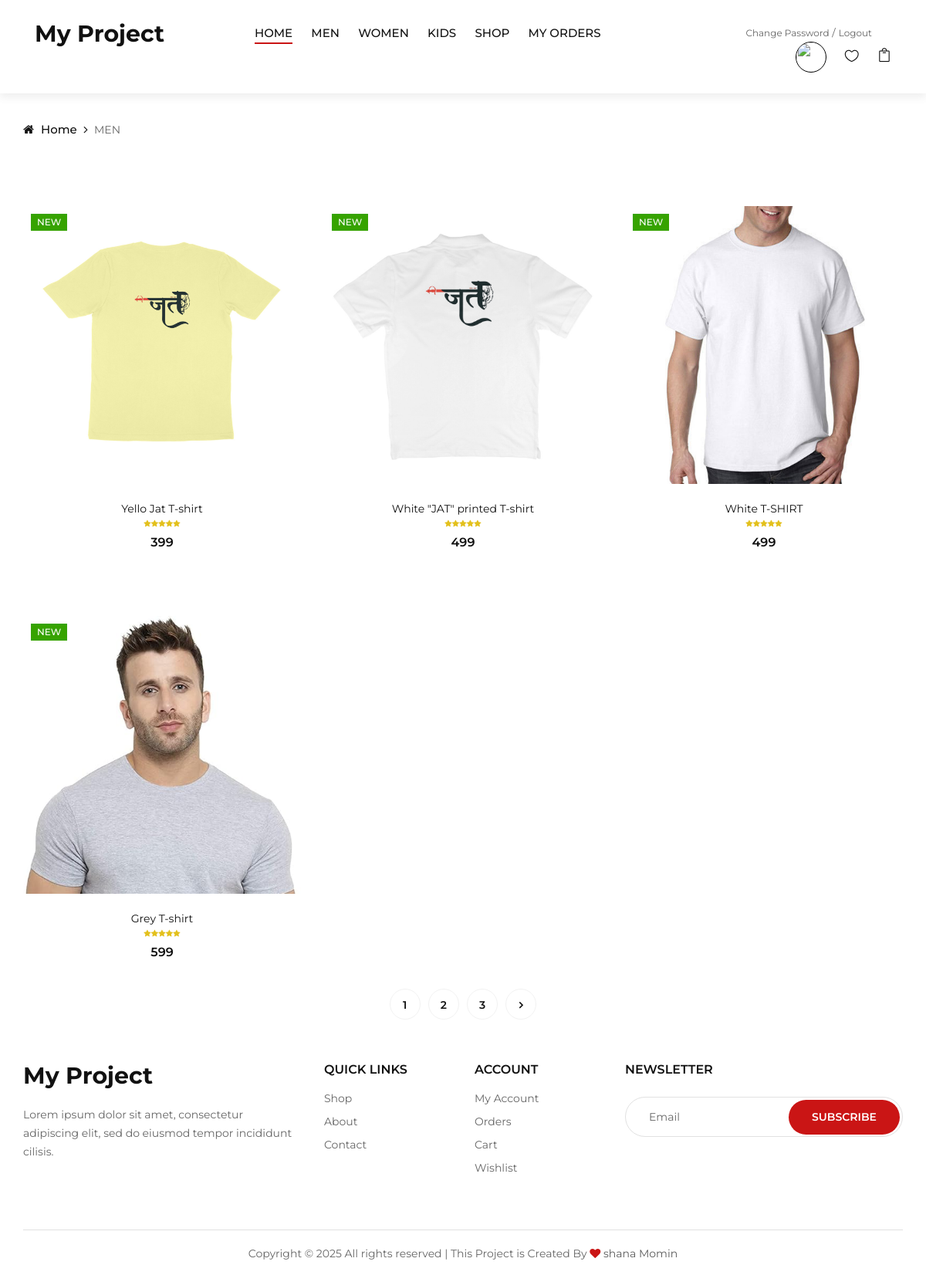
The app's page /category/men/ (signed in) with its own data.
### myapp/models.py (models this page shows, shortened)
class Category(models.Model):
    name = models.CharField(max_length=255)
    def __str__(self):
        return self.name

class Product(models.Model):
    seller = models.ForeignKey(User, on_delete=models.CASCADE)
    product_name = models.CharField(max_length=100)
    product_category = models.ForeignKey(Category, on_delete=models.CASCADE)
    product_price = models.PositiveIntegerField()
    highlight_price = models.PositiveIntegerField(default="", blank=True, null=True)
    product_desc = models.TextField()
    product_image = models.ImageField(upload_to="product_image/", default="")
    slug = models.SlugField(unique=True, blank=True)
    is_featured = models.BooleanField(default=False)

### myapp/views.py (the view)
# urls.py: path('category/<str:cate>/',views.category_products,name='category-products'),
def category_products(request,cate):
	cat = Category.objects.all()
	if cate == 'all':
		products = Product.objects.all().order_by('-id')
		return render(request,'category-products.html', {'category':cate,'products': products})
	category = get_object_or_404(Category, name=cate)
	products = Product.objects.filter(product_category=category).order_by('-id')
	return render(request,'category-products.html',{'cat':cat,'category': category,'products':products})

### myapp/context_processors.py (called while the page is built)
def common_data(request):
    categories = Category.objects.all()  # Example: Fetch all categories
    return {
        'categories': categories,  # This will be available in all templates
    }

### myapp/templates/category-products.html (shortened to what this page needs)
{% extends 'header.html' %}
{% block content %}
{% load static %}
    <div class="breadcrumb-option">
        <div class="container">
            <div class="row">
                <div class="col-lg-12">
                    <div class="breadcrumb__links">
                        <a href="/"><i class="fa fa-home"></i> Home</a>
                        <span>
                            <p>
                                {{ category|upper }}
                            </p>
                        </span>
                    </div>
                </div>
            </div>
        </div>
    </div>
    <section class="">
        <div class="container">
            <div class="row">
                <div class="col-lg-12 col-md-12">
                    <div class="row mt-4">
                        {% if not products %}
                        <h5>No Product in {{ products.product_category}}</h5>
                        {% else %}
                          {% for i in products %}
                        <div class="col-lg-4 col-md-6">
                            <div class="product__item mt-5">
                                <div class="product__item__pic set-bg" style="background-image: url('{{ i.product_image.url }}');">
                                    <div class="label new">New</div>
                                    <ul class="product__hover">
                                    </ul>
                                </div>
                                <div class="product__item__text">
                                    <h6><a href="#">{{i.product_name}}</a></h6>
                                    <div class="rating">
                                        <i class="fa fa-star"></i>
                                        <i class="fa fa-star"></i>
                                        <i class="fa fa-star"></i>
                                        <i class="fa fa-star"></i>
                                        <i class="fa fa-star"></i>
                                    </div>
                                    <div class="product__price">{{i.product_price}}</div>
                                </div>
                            </div>
                        </div>
                        {% endfor %}
                        {% endif %}
                        <div class="col-lg-12 text-center">
                            <div class="pagination__option">
                                <a href="#">1</a>
                                <a href="#">2</a>
                                <a href="#">3</a>
                                <a href="#"><i class="fa fa-angle-right"></i></a>
                            </div>
                        </div>
                    </div>
                </div>
            </div>
        </div>
    </section>
{% endblock %}

### myapp/templates/header.html (shortened to what this page needs)
{% load static %}
<!DOCTYPE html>
<html lang="zxx">
<head>
    <link rel="stylesheet" href="{% static 'css/bootstrap.min.css' %}" type="text/css">
    <link rel="stylesheet" href="{% static 'css/font-awesome.min.css' %}" type="text/css">
    <link rel="stylesheet" href="{% static 'css/elegant-icons.css' %}" type="text/css">
    <link rel="stylesheet" href="{% static 'css/jquery-ui.min.css' %}" type="text/css">
    <link rel="stylesheet" href="{% static 'css/magnific-popup.css' %}" type="text/css">
    <link rel="stylesheet" href="{% static 'css/owl.carousel.min.css' %}" type="text/css">
    <link rel="stylesheet" href="{% static 'css/slicknav.min.css' %}" type="text/css">
    <link rel="stylesheet" href="{% static 'css/style.css' %}" type="text/css">
    <link rel="stylesheet" href="{% static 'css/custom.css' %}" type="text/css">
</head>
<body>
    <header class="header">
        <div class="container-fluid">
            <div class="row">
                <div class="col-xl-3 col-lg-2">
                    <div class="header__logo">
                        <a href="/"> <h3> <b>My Project</b> </h3> </a>
                    </div>
                </div>
                <div class="col-xl-6 col-lg-7">
                    <nav class="header__menu">
                        <ul>
                            <li class="active"><a href="/">Home</a></li>
                            {% if categories %}
                            {% for c in categories %}
                                <li><a href="{% url 'category-products' c.name %}">{{ c.name|upper }}</a></li>
                            {% endfor %}
                            {% else %}
                                <li>No categories available</li>
                            {% endif %}
                            <li><a href="{% url 'category-products' cate='all' %}">Shop</a></li>
                            <li><a href="{% url 'order-list' %}">My Orders</a></li>
                        </ul>
                    </nav>
                </div>
                <div class="col-lg-3">
                    <div class="header__right">
                        <div class="header__right__auth">
                            {% if request.session.email %}
                            <a href="{% url 'change-password' %}">Change Password</a>
                            <a href="{% url 'logout' %}">Logout</a>
                            {% else %}
                            <a href="{% url 'login' %}">Login</a>
                            <a href="{% url 'register' %}">Register</a>
                            {% endif %}
                        </div>
                        <ul class="header__right__widget">
                            {% if request.session.email %}
                            <li> <a href="{% url 'profile' %}"> <img src="{{ request.session.profile_picture }}" style="width:40px; height: 40px;border: 1px solid black; border-radius: 50%;object-fit: cover;"> </a> </li>
                            {% endif %}
                            <li><a href="{% url 'wishlist' %}"><span class="icon_heart_alt"></span>
                            </a></li>
                            <li><a href="{% url 'cart' %}"><span class="icon_bag_alt"></span>
                            </a></li>
                        </ul>
                    </div>
                </div>
            </div>
        </div>
    </header>
   {% block content %}
   {% endblock %}
<footer class="footer">
    <div class="container">
        <div class="row">
            <div class="col-lg-4 col-md-6 col-sm-7">
                <div class="footer__about">
                    <div class="footer__logo">
                        <a href="/"> <h3> <b>My Project</b> </h3> </a>
                    </div>
                    <p>Lorem ipsum dolor sit amet, consectetur adipiscing elit, sed do eiusmod tempor incididunt
                    cilisis.</p>
                </div>
            </div>
            <div class="col-lg-2 col-md-3 col-sm-5">
                <div class="footer__widget">
                    <h6>Quick links</h6>
                    <ul>
                        <li><a href="{% url 'category-products' cate='all' %}">Shop</a></li>
                        <li><a href="{% url 'about' %}">About</a></li>
                        <li><a href="{% url 'contact' %}">Contact</a></li>
                    </ul>
                </div>
            </div>
            <div class="col-lg-2 col-md-3 col-sm-4">
                <div class="footer__widget">
                    <h6>Account</h6>
                    <ul>
                        <li><a href="{% url 'profile' %}">My Account</a></li>
                        <li><a href="{% url 'order-list' %}">Orders</a></li>
                        <li><a href="{% url 'cart' %}">Cart</a></li>
                        <li><a href="{% url 'wishlist' %}">Wishlist</a></li>
                    </ul>
                </div>
            </div>
            <div class="col-lg-4 col-md-8 col-sm-8">
                <div class="footer__newslatter">
                    <h6>NEWSLETTER</h6>
                    <form action="#">
                        <input type="text" placeholder="Email">
                        <button type="submit" class="site-btn">Subscribe</button>
                    </form>
                </div>
            </div>
        </div>
        <div class="row">
            <div class="col-lg-12">
                <div class="footer__copyright__text">
                    <p>Copyright &copy; <script>document.write(new Date().getFullYear());</script> All rights reserved | This Project is Created By <i class="fa fa-heart" aria-hidden="true"></i> <a href="https://github.com/shana" target="_blank">shana Momin</a></p>
                </div>
            </div>
        </div>
    </div>
</footer>
</body>
</html>

### records on screen
Category: name "MEN"
Category: name "WOMEN"
Category: name "KIDS"
Product: product_image (picture), product_name "Yello Jat T-shirt", product_price "399"
Product: product_image (picture), product_name "White \"JAT\" printed T-shirt", product_price "499"
Product: product_image (picture), product_name "White T-SHIRT", product_price "499"
Product: product_image (picture), product_name "Grey T-shirt", product_price "599"
